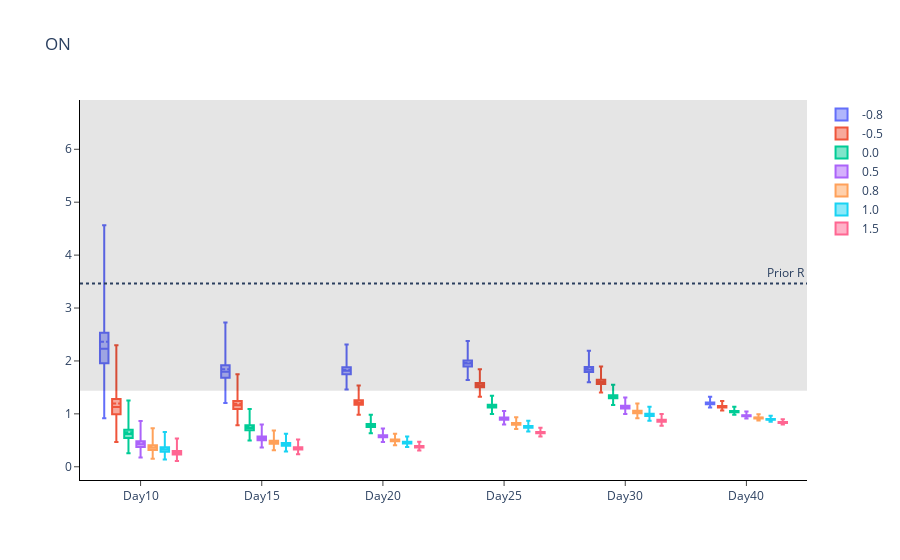

Notebook code for this chart:
### Code cell
# Create list of names for x-axis and traces
group_name = ['Day{}'.format(x) for x in chosen_times]

# Sort results
all_intervals_chosen.sort_values(by=['Epsilon','Time Points'], inplace=True)

# Plot (box plot for inference)
fig = go.Figure()

prior_dist = scipy.stats.gamma(a, scale=1/b)
median = prior_dist.median()
prior_dist_interval = prior_dist.interval(.5)

fig.add_hrect(y0=prior_dist_interval[0], y1=prior_dist_interval[1], line_width=0, fillcolor='black', opacity=0.1)
fig.add_hline(y=median, line_dash='dot',
              annotation_text='Prior R', fillcolor='black',
              annotation_position='top right')

n = len(group_name)
for i in range(len(epsilon_range)):
    fig.add_trace(
        go.Box(
            mean=all_intervals_chosen.loc[all_intervals_chosen['Central Probability']==0]['Mean'][i*n:(i+1)*n],
            median=all_intervals_chosen.loc[all_intervals_chosen['Central Probability']==0]['Lower bound CI'][i*n:(i+1)*n],
            q1=all_intervals_chosen.loc[all_intervals_chosen['Central Probability']==0.25]['Lower bound CI'][i*n:(i+1)*n],
            q3=all_intervals_chosen.loc[all_intervals_chosen['Central Probability']==0.25]['Upper bound CI'][i*n:(i+1)*n],
            upperfence=all_intervals_chosen.loc[all_intervals_chosen['Central Probability']==0.95]['Upper bound CI'][i*n:(i+1)*n],
            lowerfence=all_intervals_chosen.loc[all_intervals_chosen['Central Probability']==0.95]['Lower bound CI'][i*n:(i+1)*n],
            x=group_name,
            name=str(round(epsilon_range[i],1))
        )
    )
fig.update_layout(boxmode='group', title='ON', plot_bgcolor='white',
    xaxis=dict(linecolor='black'),
    yaxis=dict(linecolor='black'))

fig.update_xaxes(ticks='outside')
fig.update_yaxes(ticks='outside')

fig.write_image('ON-inf-r.pdf')
fig.show()

### Figure 1 — Plotly figure (JSON) as saved in the notebook; plotly's stock layout.template omitted (floating-point values rounded to 4 significant figures)
{"data": [{"lowerfence": [0.9191, 1.205, 1.459, 1.641, 1.598, 1.118], "mean": [2.364, 1.841, 1.833, 1.966, 1.852, 1.203], "median": [2.231, 1.797, 1.814, 1.95, 1.836, 1.197], "name": "-0.8", "q1": [1.959, 1.682, 1.749, 1.894, 1.792, 1.182], "q3": [2.531, 1.92, 1.883, 2.01, 1.884, 1.213], "type": "box", "upperfence": [4.563, 2.727, 2.313, 2.378, 2.193, 1.323], "x": ["Day10", "Day15", "Day20", "Day25", "Day30", "Day40"]}, {"lowerfence": [0.4663, 0.785, 0.9809, 1.322, 1.403, 1.063], "mean": [1.195, 1.191, 1.224, 1.553, 1.616, 1.139], "median": [1.129, 1.165, 1.212, 1.543, 1.603, 1.133], "name": "-0.5", "q1": [0.9916, 1.092, 1.17, 1.503, 1.566, 1.12], "q3": [1.28, 1.243, 1.257, 1.585, 1.643, 1.148], "type": "box", "upperfence": [2.297, 1.747, 1.535, 1.842, 1.897, 1.245], "x": ["Day10", "Day15", "Day20", "Day25", "Day30", "Day40"]}, {"lowerfence": [0.2568, 0.4967, 0.6346, 0.9968, 1.165, 0.9823], "mean": [0.6542, 0.7504, 0.7879, 1.151, 1.333, 1.045], "median": [0.6187, 0.7348, 0.7805, 1.145, 1.323, 1.041], "name": "0.0", "q1": [0.5437, 0.6894, 0.7538, 1.118, 1.294, 1.03], "q3": [0.7011, 0.7831, 0.8086, 1.172, 1.354, 1.053], "type": "box", "upperfence": [1.255, 1.094, 0.9839, 1.341, 1.549, 1.135], "x": ["Day10", "Day15", "Day20", "Day25", "Day30", "Day40"]}, {"lowerfence": [0.1767, 0.3633, 0.4687, 0.7994, 0.9964, 0.912], "mean": [0.4506, 0.5476, 0.5809, 0.9142, 1.134, 0.9662], "median": [0.4264, 0.5363, 0.5755, 0.9098, 1.126, 0.9627], "name": "0.5", "q1": [0.3747, 0.5033, 0.5561, 0.8903, 1.103, 0.9532], "q3": [0.4827, 0.5714, 0.596, 0.9303, 1.152, 0.9729], "type": "box", "upperfence": [0.8629, 0.7966, 0.7241, 1.055, 1.309, 1.043], "x": ["Day10", "Day15", "Day20", "Day25", "Day30", "Day40"]}, {"lowerfence": [0.1493, 0.3129, 0.4051, 0.7143, 0.9169, 0.8743], "mean": [0.3797, 0.4713, 0.5019, 0.8139, 1.04, 0.9246], "median": [0.3592, 0.4616, 0.4972, 0.81, 1.034, 0.9211], "name": "0.8", "q1": [0.3158, 0.4333, 0.4805, 0.7931, 1.013, 0.9124], "q3": [0.4068, 0.4918, 0.515, 0.8278, 1.057, 0.9305], "type": "box", "upperfence": [0.7269, 0.6842, 0.625, 0.935, 1.197, 0.9945], "x": ["Day10", "Day15", "Day20", "Day25", "Day30", "Day40"]}, {"lowerfence": [0.1351, 0.2865, 0.3717, 0.667, 0.8704, 0.8507], "mean": [0.3434, 0.4313, 0.46, 0.7583, 0.9865, 0.8981], "median": [0.3248, 0.4224, 0.4557, 0.7549, 0.9806, 0.8953], "name": "1.0", "q1": [0.2856, 0.3966, 0.4404, 0.7393, 0.9608, 0.8871], "q3": [0.3678, 0.4503, 0.472, 0.771, 1.002, 0.9042], "type": "box", "upperfence": [0.6578, 0.6262, 0.5726, 0.8693, 1.134, 0.9652], "x": ["Day10", "Day15", "Day20", "Day25", "Day30", "Day40"]}, {"lowerfence": [0.109, 0.2363, 0.3079, 0.572, 0.7729, 0.7966], "mean": [0.2778, 0.3555, 0.3807, 0.6478, 0.8732, 0.8389], "median": [0.2629, 0.3484, 0.3772, 0.6451, 0.8683, 0.8369], "name": "1.5", "q1": [0.2309, 0.3271, 0.3646, 0.6322, 0.8512, 0.8295], "q3": [0.2977, 0.371, 0.3906, 0.6585, 0.8866, 0.8448], "type": "box", "upperfence": [0.5319, 0.516, 0.4738, 0.7396, 0.9994, 0.8987], "x": ["Day10", "Day15", "Day20", "Day25", "Day30", "Day40"]}], "layout": {"annotations": [{"showarrow": false, "text": "Prior R", "x": 1, "xanchor": "right", "xref": "x domain", "y": 3.466, "yanchor": "bottom", "yref": "y"}], "boxmode": "group", "plot_bgcolor": "white", "shapes": [{"fillcolor": "black", "line": {"width": 0}, "opacity": 0.1, "type": "rect", "x0": 0, "x1": 1, "xref": "x domain", "y0": 1.438, "y1": 6.931, "yref": "y"}, {"fillcolor": "black", "line": {"dash": "dot"}, "type": "line", "x0": 0, "x1": 1, "xref": "x domain", "y0": 3.466, "y1": 3.466, "yref": "y"}], "title": {"text": "ON"}, "xaxis": {"linecolor": "black", "ticks": "outside"}, "yaxis": {"linecolor": "black", "ticks": "outside"}}}
